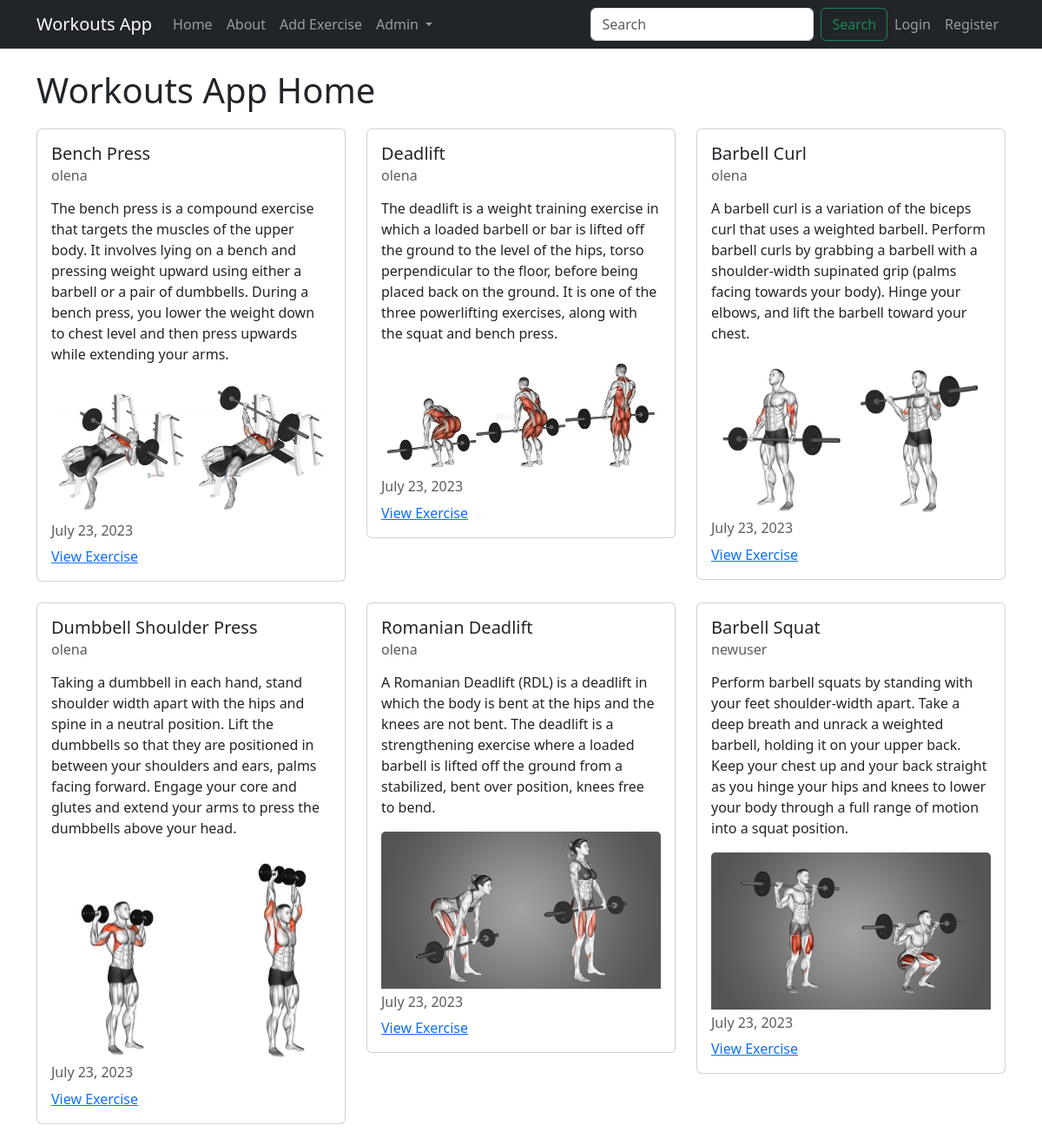
The page / on the database its author committed.
### exercises/models.py (models this page shows, shortened)
class Exercise(models.Model):
    title = models.CharField(max_length=100)
    description = models.TextField()
    photo = models.ImageField(upload_to='exercise_photos/', blank=True, null=True)
    author = models.ForeignKey(User, on_delete=models.CASCADE)
    is_approved = models.BooleanField(default=False)
    created_at = models.DateTimeField(auto_now_add=True)
    updated_at = models.DateTimeField(auto_now=True)
    STATUS_CHOICES = (
        ('approved', 'Approved'),
        ('rejected', 'Rejected'),
        ('pending', 'Pending'),
    )
    status = models.CharField(
        max_length=10,
        choices=STATUS_CHOICES,
        default='pending',
    )

### exercises/views.py (the view)
# urls.py: path('', views.ExerciseListView.as_view(), name="exercises-home"),
class ExerciseListView(ListView):
    model = models.Exercise
    template_name = 'exercises/home.html'
    context_object_name = 'exercises'
    def get_queryset(self):
        return models.Exercise.objects.filter(is_approved=True)

### exercises/templates/exercises/home.html (shortened to what this page needs)
{% extends 'exercises/base.html' %}
{% block content %}
    <h1 style="margin-bottom: 20px;">Workouts App Home</h1>
    <div class="row">
        {% for exercise in exercises %}
            <div class="col-md-4 mb-4">
                <div class="card">
                    <div class="card-body">
                        <h5 class="card-title">{{ exercise.title }}</h5>
                        <h6 class="card-subtitle mb-2 text-body-secondary">{{ exercise.author }}</h6>
                        <p class="card-text">{{ exercise.description }}</p>
                        {% if exercise.photo %}
                            <img src="{{ exercise.photo.url }}" alt="{{ exercise.title }}" class="card-img-top" style="margin-bottom: 10px;">
                        {% endif %}
                        <h6 class="card-subtitle mb-2 text-body-secondary">{{ exercise.updated_at|date:"F d, Y" }}</h6>
                        <a href="{% url 'exercises-detail' exercise.pk %}" class="card-link">View Exercise</a>
                    </div>
                </div>
            </div>
        {% endfor %}
    </div>
{% endblock content %}

### rows shown on the page
Exercise: title "Bench Press", author "olena", description "The bench press is a compound exercise that targets the muscles of the upper body. It involves lying on a bench and pressing weight upward using either a barbell or a pair of dumbbells. During a bench press, you lower the weight down to chest level and then press upwards while extending your arms.", photo (picture), updated_at "July 23, 2023"
Exercise: title "Deadlift", author "olena", description "The deadlift is a weight training exercise in which a loaded barbell or bar is lifted off the ground to the level of the hips, torso perpendicular to the floor, before being placed back on the ground. It is one of the three powerlifting exercises, along with the squat and bench press.", photo (picture), updated_at "July 23, 2023"
Exercise: title "Barbell Curl", author "olena", description "A barbell curl is a variation of the biceps curl that uses a weighted barbell. Perform barbell curls by grabbing a barbell with a shoulder-width supinated grip (palms facing towards your body). Hinge your elbows, and lift the barbell toward your chest.", photo (picture), updated_at "July 23, 2023"
Exercise: title "Dumbbell Shoulder Press", author "olena", description "Taking a dumbbell in each hand, stand shoulder width apart with the hips and spine in a neutral position. Lift the dumbbells so that they are positioned in between your shoulders and ears, palms facing forward. Engage your core and glutes and extend your arms to press the dumbbells above your head.", photo (picture), updated_at "July 23, 2023"
Exercise: title "Romanian Deadlift", author "olena", description "A Romanian Deadlift (RDL) is a deadlift in which the body is bent at the hips and the knees are not bent. The deadlift is a strengthening exercise where a loaded barbell is lifted off the ground from a stabilized, bent over position, knees free to bend.", photo (picture), updated_at "July 23, 2023"
Exercise: title "Barbell Squat", author "newuser", description "Perform barbell squats by standing with your feet shoulder-width apart. Take a deep breath and unrack a weighted barbell, holding it on your upper back. Keep your chest up and your back straight as you hinge your hips and knees to lower your body through a full range of motion into a squat position.", photo (picture), updated_at "July 23, 2023"
